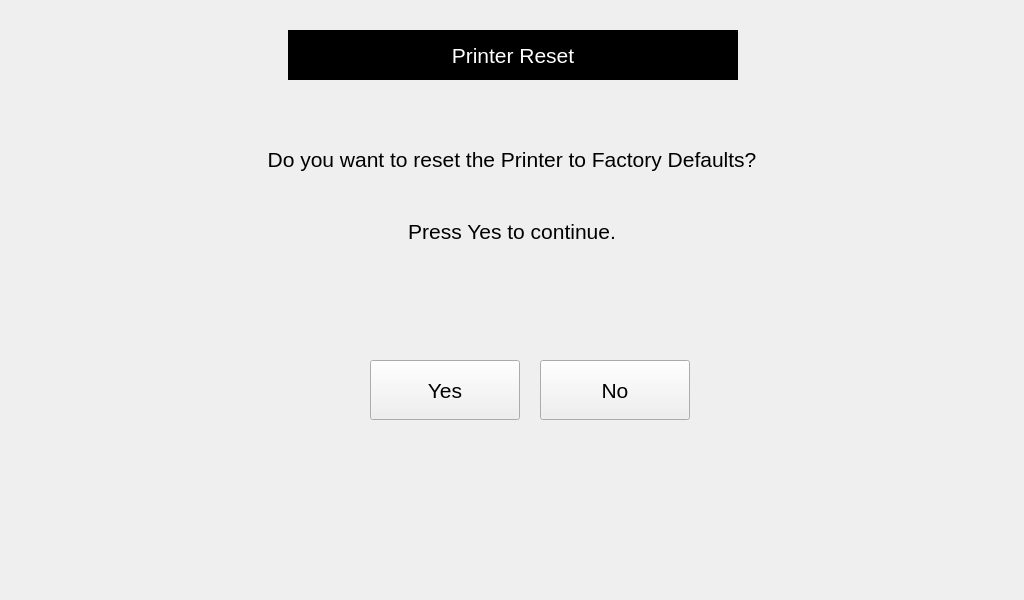
<?xml version="1.0" encoding="UTF-8"?>
<ui version="4.0">
 <class>servicePrinterReset</class>
 <widget class="QWidget" name="servicePrinterReset">
  <property name="geometry">
   <rect>
    <x>0</x>
    <y>0</y>
    <width>1024</width>
    <height>600</height>
   </rect>
  </property>
  <property name="windowTitle">
   <string>MainWindow</string>
  </property>
  <widget class="QLabel" name="lblHeadingPrinterReset">
   <property name="geometry">
    <rect>
     <x>288</x>
     <y>30</y>
     <width>450</width>
     <height>50</height>
    </rect>
   </property>
   <property name="font">
    <font>
     <pointsize>16</pointsize>
    </font>
   </property>
   <property name="styleSheet">
    <string notr="true">QLabel
{
	color: white;
     background: black;
 }</string>
   </property>
   <property name="text">
    <string>Printer Reset</string>
   </property>
   <property name="alignment">
    <set>Qt::AlignCenter</set>
   </property>
  </widget>
  <widget class="QLabel" name="lblPrinterResetText">
   <property name="geometry">
    <rect>
     <x>62</x>
     <y>140</y>
     <width>900</width>
     <height>111</height>
    </rect>
   </property>
   <property name="font">
    <font>
     <pointsize>16</pointsize>
    </font>
   </property>
   <property name="text">
    <string>Do you want to reset the Printer to Factory Defaults?


Press Yes to continue.</string>
   </property>
   <property name="alignment">
    <set>Qt::AlignCenter</set>
   </property>
  </widget>
  <widget class="QPushButton" name="btnYes">
   <property name="geometry">
    <rect>
     <x>370</x>
     <y>360</y>
     <width>150</width>
     <height>60</height>
    </rect>
   </property>
   <property name="sizePolicy">
    <sizepolicy hsizetype="Fixed" vsizetype="Fixed">
     <horstretch>0</horstretch>
     <verstretch>0</verstretch>
    </sizepolicy>
   </property>
   <property name="minimumSize">
    <size>
     <width>100</width>
     <height>50</height>
    </size>
   </property>
   <property name="maximumSize">
    <size>
     <width>430</width>
     <height>60</height>
    </size>
   </property>
   <property name="font">
    <font>
     <pointsize>16</pointsize>
    </font>
   </property>
   <property name="text">
    <string>Yes</string>
   </property>
  </widget>
  <widget class="QPushButton" name="btnNo">
   <property name="geometry">
    <rect>
     <x>540</x>
     <y>360</y>
     <width>150</width>
     <height>60</height>
    </rect>
   </property>
   <property name="sizePolicy">
    <sizepolicy hsizetype="Fixed" vsizetype="Fixed">
     <horstretch>0</horstretch>
     <verstretch>0</verstretch>
    </sizepolicy>
   </property>
   <property name="minimumSize">
    <size>
     <width>100</width>
     <height>50</height>
    </size>
   </property>
   <property name="maximumSize">
    <size>
     <width>430</width>
     <height>60</height>
    </size>
   </property>
   <property name="font">
    <font>
     <pointsize>16</pointsize>
    </font>
   </property>
   <property name="text">
    <string>No</string>
   </property>
  </widget>
 </widget>
 <resources/>
 <connections/>
</ui>
